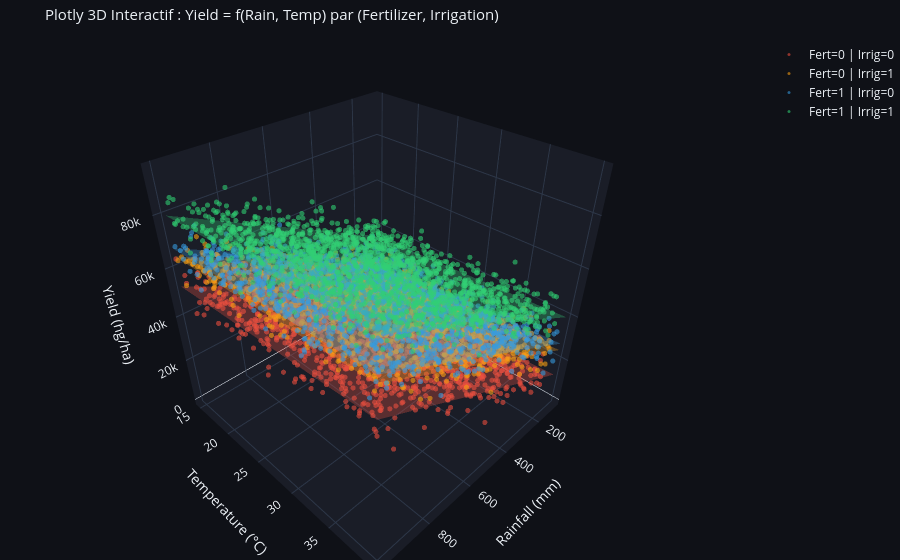

Notebook source saved alongside this figure:
### Code cell
# 1. Échantillonnage
sample_df = gen.sample(n=6000, random_state=42).copy()

sample_df["fertilizer_str"] = sample_df["fertilizer"].map({1: "Fert=1", 0: "Fert=0"})
sample_df["irrigation_str"] = sample_df["irrigation"].map({1: "Irrig=1", 0: "Irrig=0"})
sample_df["combination"] = (
    sample_df["fertilizer_str"] + " | " + sample_df["irrigation_str"]
)

combo_colors = {
    "Fert=0 | Irrig=0": "#e74c3c",  # Rouge
    "Fert=0 | Irrig=1": "#f39c12",  # Orange
    "Fert=1 | Irrig=0": "#3498db",  # Bleu
    "Fert=1 | Irrig=1": "#2ecc71",  # Vert
}

# Coefficients réels, extraits du LinearRegression fitté plus haut (sans `days`,
# déjà écarté après lecture de l'effet standardisé).
coef_rain, coef_temp, coef_fert, coef_irrig = lr.coef_
intercept = lr.intercept_

fig = go.Figure()

# Grille pour les plans 3D
x_range = np.linspace(sample_df["rain"].min(), sample_df["rain"].max(), 15)
y_range = np.linspace(sample_df["temp"].min(), sample_df["temp"].max(), 15)
x_grid, y_grid = np.meshgrid(x_range, y_range)

combos_list = [
    (0, 0, "Fert=0 | Irrig=0"),
    (0, 1, "Fert=0 | Irrig=1"),
    (1, 0, "Fert=1 | Irrig=0"),
    (1, 1, "Fert=1 | Irrig=1"),
]

for fert_val, irrig_val, label in combos_list:
    subset = sample_df[sample_df["combination"] == label]
    color = combo_colors[label]

    # 1. Nuage de points réels (3D)
    fig.add_trace(
        go.Scatter3d(
            x=subset["rain"],
            y=subset["temp"],
            z=subset["yield"],
            mode="markers",
            name=label,
            marker={"size": 3, "color": color, "opacity": 0.6},
        )
    )

    # 2. Plan 3D de régression pour cette combinaison
    z_grid = (
        intercept
        + coef_rain * x_grid
        + coef_temp * y_grid
        + coef_fert * fert_val
        + coef_irrig * irrig_val
    )
    fig.add_trace(
        go.Surface(
            x=x_grid,
            y=y_grid,
            z=z_grid,
            showscale=False,
            opacity=0.3,
            colorscale=[[0, color], [1, color]],
            name=f"Plan {label}",
            hoverinfo="skip",
        )
    )

# Mise en page Plotly corrigée (compatible toutes versions)
fig.update_layout(
    title={
        "text": "Plotly 3D Interactif : Yield = f(Rain, Temp) par (Fertilizer, Irrigation)",
        "font": {"size": 15, "color": "#edf2f7"},
    },
    paper_bgcolor="#0f1117",
    plot_bgcolor="#1a1d27",
    scene={
        "xaxis": {
            "title": "Rainfall (mm)",
            "color": "#edf2f7",
            "backgroundcolor": "#1a1d27",
            "gridcolor": "#2d3748",
        },
        "yaxis": {
            "title": "Temperature (°C)",
            "color": "#edf2f7",
            "backgroundcolor": "#1a1d27",
            "gridcolor": "#2d3748",
        },
        "zaxis": {
            "title": "Yield (hg/ha)",
            "color": "#edf2f7",
            "backgroundcolor": "#1a1d27",
            "gridcolor": "#2d3748",
        },
    },
    legend={"font": {"color": "#edf2f7"}},
    margin={"l": 0, "r": 0, "b": 0, "t": 40},
)

fig.show()

### Figure 1 — Plotly figure (JSON) as saved in the notebook; plotly's stock layout.template omitted (floating-point values rounded to 4 significant figures; data arrays with more than 128 entries replaced by an {"elided": "..."} marker saying what was removed)
{"data": [{"marker": {"color": "#e74c3c", "opacity": 0.6, "size": 3}, "mode": "markers", "name": "Fert=0 | Irrig=0", "type": "scatter3d", "x": {"elided": "1526 float values"}, "y": {"elided": "1526 float values"}, "z": {"elided": "1526 float values"}}, {"colorscale": [[0, "#e74c3c"], [1, "#e74c3c"]], "hoverinfo": "skip", "name": "Plan Fert=0 | Irrig=0", "opacity": 0.3, "showscale": false, "type": "surface", "x": {"elided": "15x15 float values"}, "y": {"elided": "15x15 float values"}, "z": {"elided": "15x15 float values"}}, {"marker": {"color": "#f39c12", "opacity": 0.6, "size": 3}, "mode": "markers", "name": "Fert=0 | Irrig=1", "type": "scatter3d", "x": {"elided": "1431 float values"}, "y": {"elided": "1431 float values"}, "z": {"elided": "1431 float values"}}, {"colorscale": [[0, "#f39c12"], [1, "#f39c12"]], "hoverinfo": "skip", "name": "Plan Fert=0 | Irrig=1", "opacity": 0.3, "showscale": false, "type": "surface", "x": {"elided": "15x15 float values"}, "y": {"elided": "15x15 float values"}, "z": {"elided": "15x15 float values"}}, {"marker": {"color": "#3498db", "opacity": 0.6, "size": 3}, "mode": "markers", "name": "Fert=1 | Irrig=0", "type": "scatter3d", "x": {"elided": "1528 float values"}, "y": {"elided": "1528 float values"}, "z": {"elided": "1528 float values"}}, {"colorscale": [[0, "#3498db"], [1, "#3498db"]], "hoverinfo": "skip", "name": "Plan Fert=1 | Irrig=0", "opacity": 0.3, "showscale": false, "type": "surface", "x": {"elided": "15x15 float values"}, "y": {"elided": "15x15 float values"}, "z": {"elided": "15x15 float values"}}, {"marker": {"color": "#2ecc71", "opacity": 0.6, "size": 3}, "mode": "markers", "name": "Fert=1 | Irrig=1", "type": "scatter3d", "x": {"elided": "1515 float values"}, "y": {"elided": "1515 float values"}, "z": {"elided": "1515 float values"}}, {"colorscale": [[0, "#2ecc71"], [1, "#2ecc71"]], "hoverinfo": "skip", "name": "Plan Fert=1 | Irrig=1", "opacity": 0.3, "showscale": false, "type": "surface", "x": {"elided": "15x15 float values"}, "y": {"elided": "15x15 float values"}, "z": {"elided": "15x15 float values"}}], "layout": {"legend": {"font": {"color": "#edf2f7"}}, "margin": {"b": 0, "l": 0, "r": 0, "t": 40}, "paper_bgcolor": "#0f1117", "plot_bgcolor": "#1a1d27", "scene": {"xaxis": {"backgroundcolor": "#1a1d27", "color": "#edf2f7", "gridcolor": "#2d3748", "title": {"text": "Rainfall (mm)"}}, "yaxis": {"backgroundcolor": "#1a1d27", "color": "#edf2f7", "gridcolor": "#2d3748", "title": {"text": "Temperature (°C)"}}, "zaxis": {"backgroundcolor": "#1a1d27", "color": "#edf2f7", "gridcolor": "#2d3748", "title": {"text": "Yield (hg/ha)"}}}, "title": {"font": {"color": "#edf2f7", "size": 15}, "text": "Plotly 3D Interactif : Yield = f(Rain, Temp) par (Fertilizer, Irrigation)"}}}
